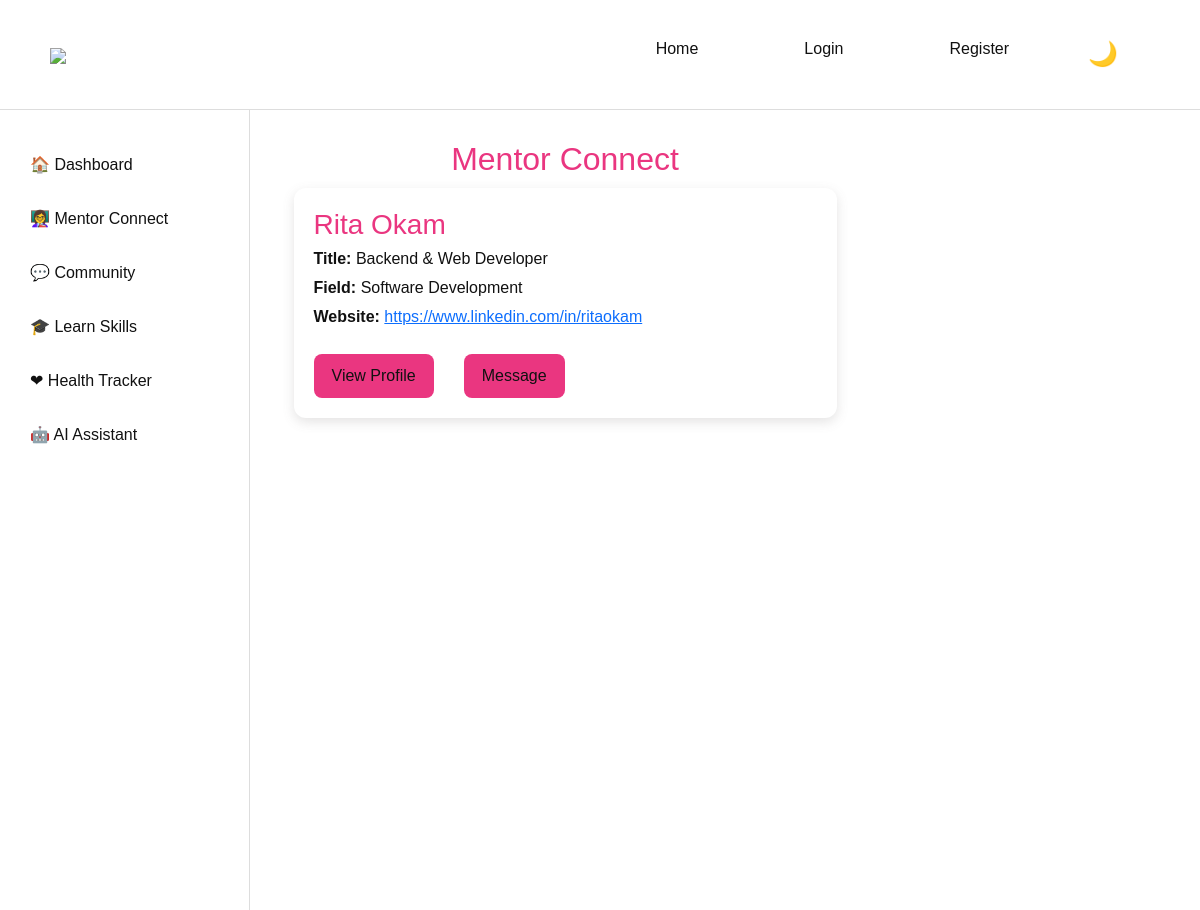
Page /mentors_page on the earlier database version.
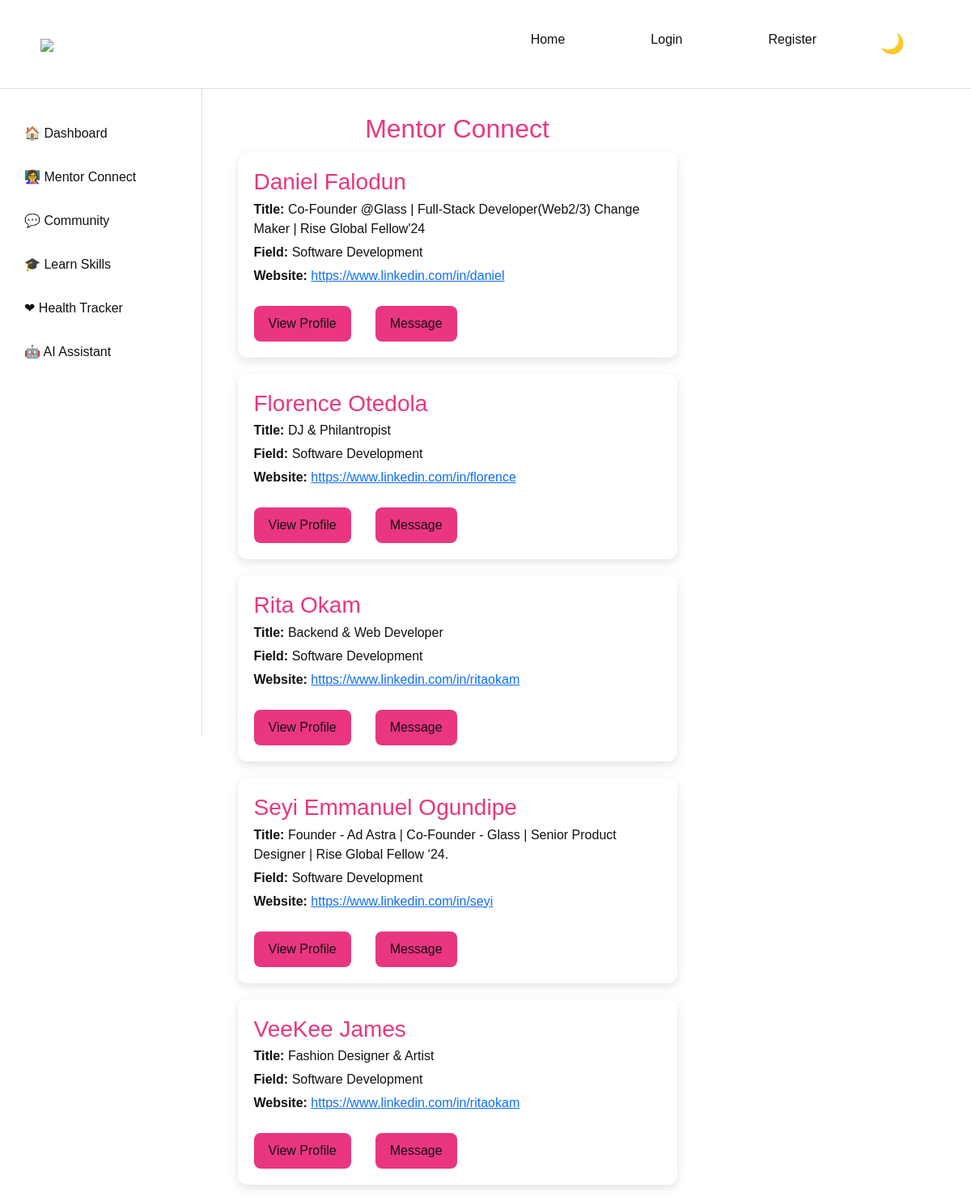
Same page on the later database version.
### src/models.py (models this page shows)
class Mentor(db.Model):
    __tablename__ = 'mentors'
    id = db.Column(db.Integer, primary_key=True)
    name = db.Column(db.String(150), nullable=False)
    title = db.Column(db.String(150))
    field = db.Column(db.String(100))
    bio = db.Column(db.Text)
    contact_email = db.Column(db.String(150))
    contact_url = db.Column(db.String(250))
    on_app = db.Column(db.Boolean, default=False)
    date_added = db.Column(db.DateTime, default=datetime.utcnow)

### src/routes/mentor_routes.py (the view)
@mentor_bp.route('/mentors_page')
def mentors_page():
    u = current_user()
    mentors = Mentor.query.order_by(Mentor.field, Mentor.name).all()
    return render_template('mentors_connect.html', mentors=mentors, user=u)

### src/routes/mentor_routes.py (called while the page is built)
def current_user():
    if 'user_id' in session:
        return User.query.get(session['user_id'])
    return None

### src/templates/mentors_connect.html
{%extends "base.html"%}
{%block content%}
<link rel="stylesheet" href="{{ url_for('static', filename='dashboard.css') }}">
<div class="dashboard-container">
    <div class="sidebar">
        <div class="top">
            <nav>
                <a href="{{ url_for('dashboard_bp.dashboard') }}" class="active">🏠 Dashboard</a>
                <a href="{{ url_for('mentor_bp.mentors_page') }}">👩‍🏫 Mentor Connect</a>
                <a href="{{ url_for('community_bp.community_page') }}">💬 Community</a>
                <a href="{{ url_for('learn_bp.learn_skill') }}">🎓 Learn Skills</a>
                <a href="{{ url_for('health_bp.health_tracker') }}">❤ Health Tracker</a>
                <a href="{{ url_for('ai_bp.ai_chat') }}">🤖 AI Assistant</a>
            </nav>
        </div>
    </div>
    <div class="container">
        <h2>Mentor Connect</h2>
        {% if mentors %}
            {% for mentor in mentors %}
            <div class="mentor-card">
                <h3>{{ mentor.name }}</h3>
                <p><strong>Title:</strong> {{ mentor.title }}</p>
                <p><strong>Field:</strong> {{ mentor.field }}</p>
                {% if mentor.contact_url %}
                <p><strong>Website:</strong>
                    <a href="{{ mentor.contact_url }}" target="_blank">{{ mentor.contact_url }}</a>
                </p>
                {% endif %}
                <div class="buttons">
                    <a href="{{ url_for('mentor_bp.mentor_detail', mentor_id=mentor.id) }}">View Profile</a>
                    <a href="mailto:{{ mentor.contact_email }}">Message</a>
                </div>
            </div>
            {% endfor %}
        {% else %}
            <p class="no-mentors">No mentors available yet.</p>
        {% endif %}
    </div>
</div>
{%endblock%}

### src/templates/base.html (shortened to what this page needs)
<!doctype html>
<html lang="en">
<head>
  <link
    href="https://cdn.jsdelivr.net/npm/bootstrap@5.3.2/dist/css/bootstrap.min.css"
    rel="stylesheet">
  <link rel="stylesheet" href="{{ url_for('static', filename='girl_hygiene_app.css') }}">
</head>
<body>
  <header>
    <div class="logo"><a href="{{ url_for('mentor_bp.index')}}">
      <img src="{{ url_for('static', filename='images/her_aura.png')}}"/>
      </a>
    </div>
    <div class="links">
      {% if current_user.is_authenticated %}
        <div class="search-box">
          <svg class="search-icon" viewBox="0 0 24 24" fill="none" stroke="currentColor"
            stroke-width="2" stroke-linecap="round" stroke-linejoin="round">
            <circle cx="11" cy="11" r="8"></circle>
            <line x1="21" y1="21" x2="16.65" y2="16.65"></line>
          </svg>
          <input type="text" placeholder="Search....."/>
        </div>
        <a class="nav-icon" href="{{ url_for('dashboard_bp.dashboard') }}">
          <img src="{{ url_for('static', filename='images/home.svg') }}"></icon>
        </a>
        <a class="nav-icon" href="{{ url_for('dashboard_bp.dashboard') }}">
          <img src="{{ url_for('static', filename='images/bell.svg') }}"></icon>
        </a>
        <a class="nav-icon" href="{{ url_for('dashboard_bp.dashboard') }}">
          <img src="{{ url_for('static', filename='images/settings.svg') }}"></icon>
        </a>
        <a class="nav-icon" href="{{ url_for('dashboard_bp.dashboard') }}">
          <img src="{{ url_for('static', filename='images/user.svg') }}"></icon>
        </a>
        <a class="nav-icon" href="{{ url_for('mentor_bp.logout') }}">
          <img src="{{ url_for('static', filename='images/log-out.svg') }}"></icon>
        </a>
        <!--a class="nav-icon" href="{{ url_for('mentor_bp.logout') }}">
          <img src="https://i.pravatar.cc/40" alt="Profile" class="profile-pic" />
        </a-->
        <button id="themeToggle" class="toggle-btn">🌙</button>
      {% else %}
        <a class="btn" href="{{ url_for('mentor_bp.index') }}">Home</a>
        <a class="btn" href="{{ url_for('mentor_bp.login') }}">Login</a>
        <a class="btn" href="{{ url_for('mentor_bp.register') }}">Register</a>
        <button id="themeToggle" class="toggle-btn">🌙</button>
      {% endif %}
    </div>
  </header>
    {% block content %}{% endblock %}
</body>
</html>

### src/static/girl_hygiene_app.css (style rules this page uses)
:root { --bg: #ffffff; --text: #111; --card-bg: #f5f6fa; --header-bg: #ffffff; --accent: #FF089D; --border: #ddd; }
body { background-color: var(--bg); color: var(--text); font-family: "Poppins", sans-serif; margin: 0; }
header { display: flex; justify-content: space-between; align-items: center; padding: 30px 50px; flex-wrap: wrap; background:var(--header-bg); border-bottom: 1px solid var(--border); top:0; z-index:10; }
.logo { font-weight: 900; font-size: 24px; }
.links { display: flex; gap: 50px; }
.links a { color: var(--text); font-size: 16px; font-weight: 500; transition: color 0.3s ease; text-decoration:none; }
.logo img { width:130px; margin-right: 100px; }
.btn { margin-left: 30px; }
.buttons { display: flex; align-items: center; margin-top: 40px; font-size: 16px; gap: 20px; text-decoration:none; flex-wrap: wrap; }
#themeToggle { float: right; margin-right: 1rem; background: none; border: none; font-size: 1.5rem; cursor: pointer; }

### src/static/dashboard.css (style rules this page uses)
:root { --bg: #ffffff; --text: #111; --card-bg: #f5f6fa; --header-bg: #ffffff; --accent: #EA3680; --border: #ddd; }
.dashboard-container { display: grid; grid-template-columns: 250px 1fr 320px; height: 100vh; }
.sidebar { background:var(--bg); border-right: 1px solid var(--border); height: inherit; padding: 25px 0; }
.sidebar nav a { display: block; padding: 12px 20px; color:var(--text); text-decoration: none; border-radius: 10px; margin: 6px 10px; transition: 0.3s; }
.sidebar nav a:hover, .sidebar nav a.active { background: var(--bg); color: var(--text); }
.container { width: 90%; max-width: 1000px; margin: 40px auto; }
h2 { text-align: center; color: var(--accent); margin-bottom: 30px; }
.mentor-card { background: var(--bg); border-radius: 12px; box-shadow: 0 4px 12px rgba(110, 104, 104, 0.186); padding: 20px; margin-bottom: 20px; transition: 0.2s ease-in-out; }
.mentor-card h3 { color: var(--accent); margin-bottom: 5px; }
.mentor-card p { color: var(--text); margin: 5px 0; }
.buttons { margin-top: 15px; }
.buttons a { display: inline-block; background: var(--accent); color: var(--text); padding: 8px 14px; border-radius: 8px; text-decoration: none; margin-right: 8px; transition: background 0.2s; }
h2 { color: var(--accent); margin-bottom: 10px; }
p { margin: 10px 0; color:var(--text); }
.buttons { margin-top: 25px; }
.buttons a { text-decoration: none; background: var(--accent); color: var(--text); padding: 10px 18px; border-radius: 8px; margin-right: 10px; transition: 0.2s; }
h2, h3 { color: var(--accent); }
button { background: var(--accent); border: none; color: var(--text); border-radius: 10px; padding: 0.4rem 1rem; cursor: pointer; transition: 0.3s ease; }
.container { width: 90%; max-width: 900px; margin: 30px auto; }

Differences in the rows shown:
added Mentor: name "Daniel Falodun", title "Co-Founder @Glass | Full-Stack Developer(Web2/3) Change Maker | Rise Global Fellow'24", field "Software Development", contact_url "https://www.linkedin.com/in/daniel"
added Mentor: name "Florence Otedola", title "DJ & Philantropist", field "Software Development", contact_url "https://www.linkedin.com/in/florence"
added Mentor: name "Seyi Emmanuel Ogundipe", title "Founder - Ad Astra | Co-Founder - Glass | Senior Product Designer | Rise Global Fellow ‘24.", field "Software Development", contact_url "https://www.linkedin.com/in/seyi"
added Mentor: name "VeeKee James", title "Fashion Designer & Artist", field "Software Development", contact_url "https://www.linkedin.com/in/ritaokam"
